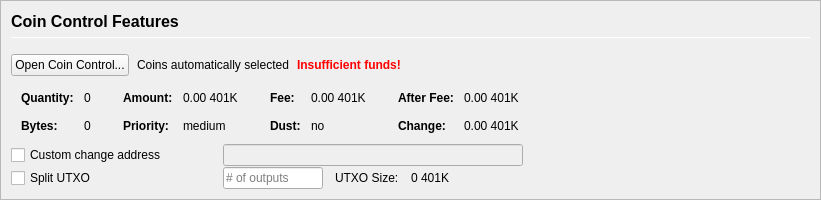
         <widget class="QFrame" name="frameCoinControl">
          <property name="sizePolicy">
           <sizepolicy hsizetype="Expanding" vsizetype="Expanding">
            <horstretch>0</horstretch>
            <verstretch>0</verstretch>
           </sizepolicy>
          </property>
          <property name="maximumSize">
           <size>
            <width>16777215</width>
            <height>16777215</height>
           </size>
          </property>
          <property name="frameShape">
           <enum>QFrame::StyledPanel</enum>
          </property>
          <property name="frameShadow">
           <enum>QFrame::Sunken</enum>
          </property>
          <layout class="QVBoxLayout" name="verticalLayoutCoinControl2">
           <property name="spacing">
            <number>0</number>
           </property>
           <property name="leftMargin">
            <number>0</number>
           </property>
           <property name="topMargin">
            <number>0</number>
           </property>
           <property name="rightMargin">
            <number>0</number>
           </property>
           <property name="bottomMargin">
            <number>0</number>
           </property>
           <item>
            <widget class="QFrame" name="frameCoinControl_BG">
             <layout class="QVBoxLayout" name="verticalLayoutCoinControl" stretch="0,0,0,0,0,0">
              <property name="spacing">
               <number>1</number>
              </property>
              <property name="leftMargin">
               <number>10</number>
              </property>
              <property name="topMargin">
               <number>10</number>
              </property>
              <item>
               <layout class="QHBoxLayout" name="horizontalLayoutCoinControl1">
                <property name="bottomMargin">
                 <number>15</number>
                </property>
                <item>
                 <layout class="QVBoxLayout" name="verticalLayout_3">
                  <property name="spacing">
                   <number>6</number>
                  </property>
                  <item>
                   <widget class="QLabel" name="labelCoinControlFeatures">
                    <property name="sizePolicy">
                     <sizepolicy hsizetype="Preferred" vsizetype="Maximum">
                      <horstretch>0</horstretch>
                      <verstretch>0</verstretch>
                     </sizepolicy>
                    </property>
                    <property name="minimumSize">
                     <size>
                      <width>0</width>
                      <height>20</height>
                     </size>
                    </property>
                    <property name="font">
                     <font>
                      <pointsize>12</pointsize>
                      <weight>75</weight>
                      <bold>true</bold>
                     </font>
                    </property>
                    <property name="styleSheet">
                     <string notr="true">font-weight:bold;</string>
                    </property>
                    <property name="text">
                     <string>Coin Control Features</string>
                    </property>
                   </widget>
                  </item>
                  <item>
                   <widget class="Line" name="line">
                    <property name="minimumSize">
                     <size>
                      <width>0</width>
                      <height>1</height>
                     </size>
                    </property>
                    <property name="maximumSize">
                     <size>
                      <width>16777215</width>
                      <height>1</height>
                     </size>
                    </property>
                    <property name="orientation">
                     <enum>Qt::Horizontal</enum>
                    </property>
                   </widget>
                  </item>
                 </layout>
                </item>
               </layout>
              </item>
              <item>
               <layout class="QHBoxLayout" name="horizontalLayoutCoinControl2" stretch="0,0,0,0">
                <property name="spacing">
                 <number>8</number>
                </property>
                <property name="bottomMargin">
                 <number>10</number>
                </property>
                <item>
                 <widget class="QPushButton" name="pushButtonCoinControl">
                  <property name="styleSheet">
                   <string notr="true"/>
                  </property>
                  <property name="text">
                   <string>Open Coin Control...</string>
                  </property>
                  <property name="autoDefault">
                   <bool>false</bool>
                  </property>
                 </widget>
                </item>
                <item>
                 <widget class="QLabel" name="labelCoinControlAutomaticallySelected">
                  <property name="text">
                   <string>Coins automatically selected</string>
                  </property>
                  <property name="margin">
                   <number>5</number>
                  </property>
                 </widget>
                </item>
                <item>
                 <widget class="QLabel" name="labelCoinControlInsuffFunds">
                  <property name="font">
                   <font>
                    <weight>75</weight>
                    <bold>true</bold>
                   </font>
                  </property>
                  <property name="styleSheet">
                   <string notr="true">color:red;font-weight:bold;</string>
                  </property>
                  <property name="text">
                   <string>Insufficient funds!</string>
                  </property>
                  <property name="margin">
                   <number>5</number>
                  </property>
                 </widget>
                </item>
                <item>
                 <spacer name="horizontalSpacerCoinControl">
                  <property name="orientation">
                   <enum>Qt::Horizontal</enum>
                  </property>
                  <property name="sizeHint" stdset="0">
                   <size>
                    <width>40</width>
                    <height>1</height>
                   </size>
                  </property>
                 </spacer>
                </item>
               </layout>
              </item>
              <item>
               <widget class="QWidget" name="widgetCoinControl" native="true">
                <property name="sizePolicy">
                 <sizepolicy hsizetype="Preferred" vsizetype="Preferred">
                  <horstretch>0</horstretch>
                  <verstretch>0</verstretch>
                 </sizepolicy>
                </property>
                <property name="minimumSize">
                 <size>
                  <width>0</width>
                  <height>0</height>
                 </size>
                </property>
                <property name="styleSheet">
                 <string notr="true"/>
                </property>
                <layout class="QHBoxLayout" name="horizontalLayoutCoinControl5">
                 <property name="leftMargin">
                  <number>0</number>
                 </property>
                 <property name="topMargin">
                  <number>0</number>
                 </property>
                 <property name="rightMargin">
                  <number>0</number>
                 </property>
                 <property name="bottomMargin">
                  <number>0</number>
                 </property>
                 <item>
                  <layout class="QHBoxLayout" name="horizontalLayoutCoinControl3" stretch="0,0,0,1">
                   <property name="spacing">
                    <number>20</number>
                   </property>
                   <property name="topMargin">
                    <number>0</number>
                   </property>
                   <property name="bottomMargin">
                    <number>10</number>
                   </property>
                   <item>
                    <layout class="QFormLayout" name="formLayoutCoinControl1">
                     <property name="horizontalSpacing">
                      <number>10</number>
                     </property>
                     <property name="verticalSpacing">
                      <number>14</number>
                     </property>
                     <property name="leftMargin">
                      <number>10</number>
                     </property>
                     <property name="topMargin">
                      <number>4</number>
                     </property>
                     <property name="rightMargin">
                      <number>6</number>
                     </property>
                     <item row="0" column="0">
                      <widget class="QLabel" name="labelCoinControlQuantityText">
                       <property name="font">
                        <font>
                         <weight>75</weight>
                         <bold>true</bold>
                        </font>
                       </property>
                       <property name="text">
                        <string>Quantity:</string>
                       </property>
                       <property name="margin">
                        <number>0</number>
                       </property>
                      </widget>
                     </item>
                     <item row="0" column="1">
                      <widget class="QLabel" name="labelCoinControlQuantity">
                       <property name="cursor">
                        <cursorShape>IBeamCursor</cursorShape>
                       </property>
                       <property name="contextMenuPolicy">
                        <enum>Qt::ActionsContextMenu</enum>
                       </property>
                       <property name="text">
                        <string notr="true">0</string>
                       </property>
                       <property name="margin">
                        <number>0</number>
                       </property>
                       <property name="textInteractionFlags">
                        <set>Qt::LinksAccessibleByMouse|Qt::TextSelectableByKeyboard|Qt::TextSelectableByMouse</set>
                       </property>
                      </widget>
                     </item>
                     <item row="1" column="0">
                      <widget class="QLabel" name="labelCoinControlBytesText">
                       <property name="font">
                        <font>
                         <weight>75</weight>
                         <bold>true</bold>
                        </font>
                       </property>
                       <property name="text">
                        <string>Bytes:</string>
                       </property>
                      </widget>
                     </item>
                     <item row="1" column="1">
                      <widget class="QLabel" name="labelCoinControlBytes">
                       <property name="cursor">
                        <cursorShape>IBeamCursor</cursorShape>
                       </property>
                       <property name="contextMenuPolicy">
                        <enum>Qt::ActionsContextMenu</enum>
                       </property>
                       <property name="text">
                        <string notr="true">0</string>
                       </property>
                       <property name="textInteractionFlags">
                        <set>Qt::LinksAccessibleByMouse|Qt::TextSelectableByKeyboard|Qt::TextSelectableByMouse</set>
                       </property>
                      </widget>
                     </item>
                    </layout>
                   </item>
                   <item>
                    <layout class="QFormLayout" name="formLayoutCoinControl2">
                     <property name="horizontalSpacing">
                      <number>10</number>
                     </property>
                     <property name="verticalSpacing">
                      <number>14</number>
                     </property>
                     <property name="leftMargin">
                      <number>6</number>
                     </property>
                     <property name="topMargin">
                      <number>4</number>
                     </property>
                     <property name="rightMargin">
                      <number>6</number>
                     </property>
                     <item row="0" column="0">
                      <widget class="QLabel" name="labelCoinControlAmountText">
                       <property name="font">
                        <font>
                         <weight>75</weight>
                         <bold>true</bold>
                        </font>
                       </property>
                       <property name="text">
                        <string>Amount:</string>
                       </property>
                       <property name="margin">
                        <number>0</number>
                       </property>
                      </widget>
                     </item>
                     <item row="0" column="1">
                      <widget class="QLabel" name="labelCoinControlAmount">
                       <property name="cursor">
                        <cursorShape>IBeamCursor</cursorShape>
                       </property>
                       <property name="contextMenuPolicy">
                        <enum>Qt::ActionsContextMenu</enum>
                       </property>
                       <property name="text">
                        <string notr="true">0.00 401K</string>
                       </property>
                       <property name="textInteractionFlags">
                        <set>Qt::LinksAccessibleByMouse|Qt::TextSelectableByKeyboard|Qt::TextSelectableByMouse</set>
                       </property>
                      </widget>
                     </item>
                     <item row="1" column="0">
                      <widget class="QLabel" name="labelCoinControlPriorityText">
                       <property name="font">
                        <font>
                         <weight>75</weight>
                         <bold>true</bold>
                        </font>
                       </property>
                       <property name="text">
                        <string>Priority:</string>
                       </property>
                      </widget>
                     </item>
                     <item row="1" column="1">
                      <widget class="QLabel" name="labelCoinControlPriority">
                       <property name="cursor">
                        <cursorShape>IBeamCursor</cursorShape>
                       </property>
                       <property name="contextMenuPolicy">
                        <enum>Qt::ActionsContextMenu</enum>
                       </property>
                       <property name="text">
                        <string>medium</string>
                       </property>
                       <property name="textInteractionFlags">
                        <set>Qt::LinksAccessibleByMouse|Qt::TextSelectableByKeyboard|Qt::TextSelectableByMouse</set>
                       </property>
                      </widget>
                     </item>
                    </layout>
                   </item>
                   <item>
                    <layout class="QFormLayout" name="formLayoutCoinControl3">
                     <property name="horizontalSpacing">
                      <number>10</number>
                     </property>
                     <property name="verticalSpacing">
                      <number>14</number>
                     </property>
                     <property name="leftMargin">
                      <number>6</number>
                     </property>
                     <property name="topMargin">
                      <number>4</number>
                     </property>
                     <property name="rightMargin">
                      <number>6</number>
                     </property>
                     <item row="0" column="0">
                      <widget class="QLabel" name="labelCoinControlFeeText">
                       <property name="font">
                        <font>
                         <weight>75</weight>
                         <bold>true</bold>
                        </font>
                       </property>
                       <property name="text">
                        <string>Fee:</string>
                       </property>
                       <property name="margin">
                        <number>0</number>
                       </property>
                      </widget>
                     </item>
                     <item row="0" column="1">
                      <widget class="QLabel" name="labelCoinControlFee">
                       <property name="cursor">
                        <cursorShape>IBeamCursor</cursorShape>
                       </property>
                       <property name="contextMenuPolicy">
                        <enum>Qt::ActionsContextMenu</enum>
                       </property>
                       <property name="text">
                        <string notr="true">0.00 401K</string>
                       </property>
                       <property name="textInteractionFlags">
                        <set>Qt::LinksAccessibleByMouse|Qt::TextSelectableByKeyboard|Qt::TextSelectableByMouse</set>
                       </property>
                      </widget>
                     </item>
                     <item row="1" column="0">
                      <widget class="QLabel" name="labelCoinControlLowOutputText">
                       <property name="font">
                        <font>
                         <weight>75</weight>
                         <bold>true</bold>
                        </font>
                       </property>
                       <property name="text">
                        <string>Dust:</string>
                       </property>
                      </widget>
                     </item>
                     <item row="1" column="1">
                      <widget class="QLabel" name="labelCoinControlLowOutput">
                       <property name="cursor">
                        <cursorShape>IBeamCursor</cursorShape>
                       </property>
                       <property name="contextMenuPolicy">
                        <enum>Qt::ActionsContextMenu</enum>
                       </property>
                       <property name="text">
                        <string>no</string>
                       </property>
                       <property name="textInteractionFlags">
                        <set>Qt::LinksAccessibleByMouse|Qt::TextSelectableByKeyboard|Qt::TextSelectableByMouse</set>
                       </property>
                      </widget>
                     </item>
                    </layout>
                   </item>
                   <item>
                    <layout class="QFormLayout" name="formLayoutCoinControl4">
                     <property name="horizontalSpacing">
                      <number>10</number>
                     </property>
                     <property name="verticalSpacing">
                      <number>14</number>
                     </property>
                     <property name="leftMargin">
                      <number>6</number>
                     </property>
                     <property name="topMargin">
                      <number>4</number>
                     </property>
                     <property name="rightMargin">
                      <number>6</number>
                     </property>
                     <item row="0" column="0">
                      <widget class="QLabel" name="labelCoinControlAfterFeeText">
                       <property name="font">
                        <font>
                         <weight>75</weight>
                         <bold>true</bold>
                        </font>
                       </property>
                       <property name="text">
                        <string>After Fee:</string>
                       </property>
                       <property name="margin">
                        <number>0</number>
                       </property>
                      </widget>
                     </item>
                     <item row="0" column="1">
                      <widget class="QLabel" name="labelCoinControlAfterFee">
                       <property name="cursor">
                        <cursorShape>IBeamCursor</cursorShape>
                       </property>
                       <property name="contextMenuPolicy">
                        <enum>Qt::ActionsContextMenu</enum>
                       </property>
                       <property name="text">
                        <string notr="true">0.00 401K</string>
                       </property>
                       <property name="textInteractionFlags">
                        <set>Qt::LinksAccessibleByMouse|Qt::TextSelectableByKeyboard|Qt::TextSelectableByMouse</set>
                       </property>
                      </widget>
                     </item>
                     <item row="1" column="0">
                      <widget class="QLabel" name="labelCoinControlChangeText">
                       <property name="font">
                        <font>
                         <weight>75</weight>
                         <bold>true</bold>
                        </font>
                       </property>
                       <property name="text">
                        <string>Change:</string>
                       </property>
                      </widget>
                     </item>
                     <item row="1" column="1">
                      <widget class="QLabel" name="labelCoinControlChange">
                       <property name="cursor">
                        <cursorShape>IBeamCursor</cursorShape>
                       </property>
                       <property name="contextMenuPolicy">
                        <enum>Qt::ActionsContextMenu</enum>
                       </property>
                       <property name="text">
                        <string notr="true">0.00 401K</string>
                       </property>
                       <property name="textInteractionFlags">
                        <set>Qt::LinksAccessibleByMouse|Qt::TextSelectableByKeyboard|Qt::TextSelectableByMouse</set>
                       </property>
                      </widget>
                     </item>
                    </layout>
                   </item>
                  </layout>
                 </item>
                </layout>
               </widget>
              </item>
              <item>
               <layout class="QHBoxLayout" name="horizontalLayoutCoinControl4">
                <property name="spacing">
                 <number>12</number>
                </property>
                <property name="sizeConstraint">
                 <enum>QLayout::SetDefaultConstraint</enum>
                </property>
                <property name="topMargin">
                 <number>0</number>
                </property>
                <property name="rightMargin">
                 <number>0</number>
                </property>
                <item>
                 <widget class="QCheckBox" name="checkBoxCoinControlChange">
                  <property name="sizePolicy">
                   <sizepolicy hsizetype="Preferred" vsizetype="Preferred">
                    <horstretch>0</horstretch>
                    <verstretch>0</verstretch>
                   </sizepolicy>
                  </property>
                  <property name="minimumSize">
                   <size>
                    <width>200</width>
                    <height>0</height>
                   </size>
                  </property>
                  <property name="maximumSize">
                   <size>
                    <width>200</width>
                    <height>16777215</height>
                   </size>
                  </property>
                  <property name="toolTip">
                   <string>If this is activated, but the change address is empty or invalid, change will be sent to a newly generated address.</string>
                  </property>
                  <property name="text">
                   <string>Custom change address</string>
                  </property>
                 </widget>
                </item>
                <item>
                 <widget class="QValidatedLineEdit" name="lineEditCoinControlChange">
                  <property name="enabled">
                   <bool>false</bool>
                  </property>
                  <property name="sizePolicy">
                   <sizepolicy hsizetype="Preferred" vsizetype="Preferred">
                    <horstretch>0</horstretch>
                    <verstretch>0</verstretch>
                   </sizepolicy>
                  </property>
                  <property name="minimumSize">
                   <size>
                    <width>300</width>
                    <height>0</height>
                   </size>
                  </property>
                 </widget>
                </item>
                <item>
                 <widget class="QLabel" name="labelCoinControlChangeLabel">
                  <property name="sizePolicy">
                   <sizepolicy hsizetype="Preferred" vsizetype="Preferred">
                    <horstretch>0</horstretch>
                    <verstretch>0</verstretch>
                   </sizepolicy>
                  </property>
                  <property name="minimumSize">
                   <size>
                    <width>100</width>
                    <height>0</height>
                   </size>
                  </property>
                  <property name="text">
                   <string/>
                  </property>
                  <property name="margin">
                   <number>3</number>
                  </property>
                 </widget>
                </item>
               </layout>
              </item>
              <item>
               <layout class="QHBoxLayout" name="horizontalLayoutCoinControl6">
                <property name="spacing">
                 <number>12</number>
                </property>
                <property name="rightMargin">
                 <number>0</number>
                </property>
                <item>
                 <widget class="QCheckBox" name="splitBlockCheckBox">
                  <property name="sizePolicy">
                   <sizepolicy hsizetype="Preferred" vsizetype="Preferred">
                    <horstretch>0</horstretch>
                    <verstretch>0</verstretch>
                   </sizepolicy>
                  </property>
                  <property name="minimumSize">
                   <size>
                    <width>200</width>
                    <height>0</height>
                   </size>
                  </property>
                  <property name="maximumSize">
                   <size>
                    <width>200</width>
                    <height>16777215</height>
                   </size>
                  </property>
                  <property name="text">
                   <string>Split UTXO</string>
                  </property>
                 </widget>
                </item>
                <item>
                 <widget class="QLineEdit" name="splitBlockLineEdit">
                  <property name="sizePolicy">
                   <sizepolicy hsizetype="Preferred" vsizetype="Preferred">
                    <horstretch>50</horstretch>
                    <verstretch>0</verstretch>
                   </sizepolicy>
                  </property>
                  <property name="minimumSize">
                   <size>
                    <width>100</width>
                    <height>0</height>
                   </size>
                  </property>
                  <property name="maximumSize">
                   <size>
                    <width>100</width>
                    <height>16777215</height>
                   </size>
                  </property>
                  <property name="placeholderText">
                   <string># of outputs</string>
                  </property>
                 </widget>
                </item>
                <item>
                 <widget class="QLabel" name="labelBlockSizeText">
                  <property name="text">
                   <string>UTXO Size:</string>
                  </property>
                 </widget>
                </item>
                <item>
                 <widget class="QLabel" name="labelBlockSize">
                  <property name="text">
                   <string>0 401K</string>
                  </property>
                 </widget>
                </item>
                <item>
                 <spacer name="horizontalSpacer_7">
                  <property name="orientation">
                   <enum>Qt::Horizontal</enum>
                  </property>
                  <property name="sizeHint" stdset="0">
                   <size>
                    <width>40</width>
                    <height>20</height>
                   </size>
                  </property>
                 </spacer>
                </item>
               </layout>
              </item>
              <item>
               <spacer name="verticalSpacerCoinControl">
                <property name="orientation">
                 <enum>Qt::Vertical</enum>
                </property>
                <property name="sizeHint" stdset="0">
                 <size>
                  <width>800</width>
                  <height>1</height>
                 </size>
                </property>
               </spacer>
              </item>
             </layout>
            </widget>
           </item>
          </layout>
         </widget>
